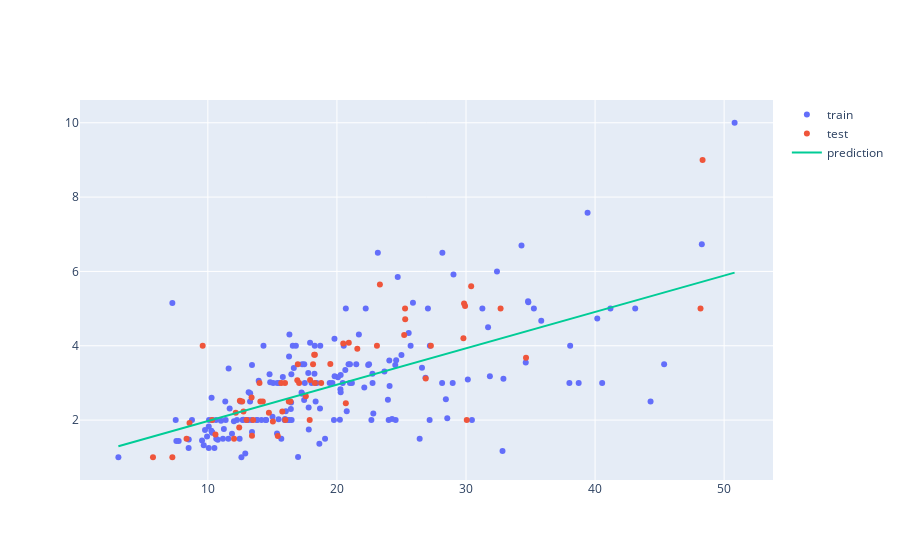

The notebook cell saved with this chart:
### Code cell
import numpy as np
import plotly.express as px
import plotly.graph_objects as go
from sklearn.linear_model import LinearRegression
from sklearn.model_selection import train_test_split

df = px.data.tips()
X = df.total_bill[:, None]
X_train, X_test, y_train, y_test = train_test_split(X, df.tip, random_state=0)

model = LinearRegression()
model.fit(X_train, y_train)

x_range = np.linspace(X.min(), X.max(), 100)
y_range = model.predict(x_range.reshape(-1, 1))


fig = go.Figure([
    go.Scatter(x=X_train.squeeze(), y=y_train, name='train', mode='markers'),
    go.Scatter(x=X_test.squeeze(), y=y_test, name='test', mode='markers'),
    go.Scatter(x=x_range, y=y_range, name='prediction')
])
fig.show()
